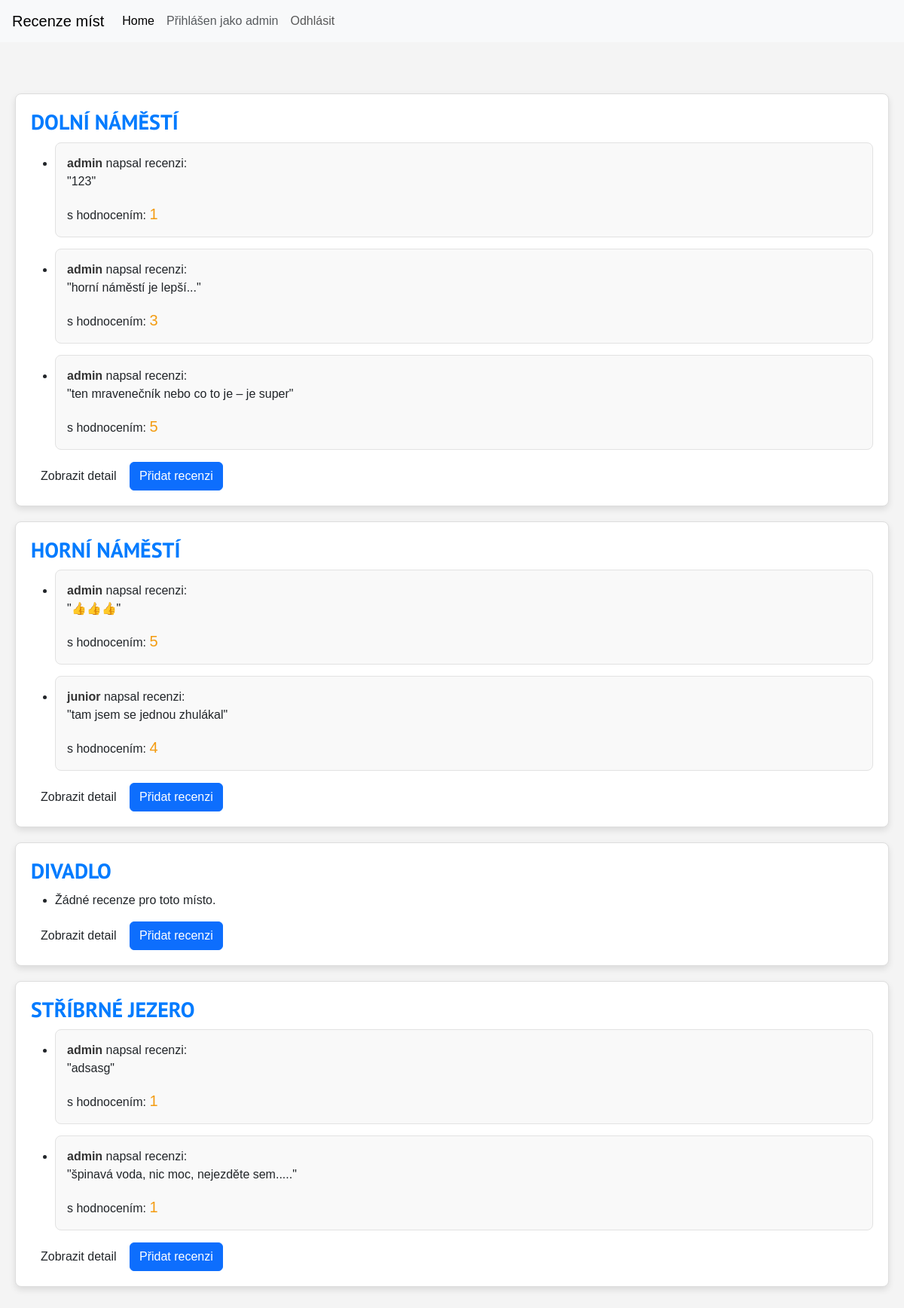
The app's page / (signed in) with its own data.
### hodnoceni/models.py (models this page shows, shortened)
class Place(models.Model):
    id = models.AutoField(primary_key=True)  # Implicitní chování
    name = models.CharField(max_length=255)

class Review(models.Model):
    user = models.ForeignKey(settings.AUTH_USER_MODEL, on_delete=models.CASCADE)
    place = models.ForeignKey(Place, on_delete=models.CASCADE)
    popis = models.TextField()
    rating = models.PositiveSmallIntegerField()
    datum_vytvoreni = models.DateTimeField(auto_now_add=True)  # Přidáno
    datum_upraveni = models.DateTimeField(auto_now=True)      # Přidáno

### hodnoceni/views.py (the view)
# urls.py: path('', views.index, name='index'),
def index(request):
    places = Place.objects.all().prefetch_related('review_set')
    return render(request, "hodnoceni/index.html", {"places": places})

### hodnoceni/templates/hodnoceni/index.html (shortened to what this page needs)
{% extends "hodnoceni/layout.html" %}
{% block body %}
<nav class="navbar navbar-expand-lg navbar-light bg-light px-3">
    <a class="navbar-brand" href="#">Recenze míst</a>
    <div class="collapse navbar-collapse" id="navbarNavAltMarkup">
        <div class="navbar-nav">
            <a class="nav-item nav-link active" href="#">Home</a>
            {% if user.is_authenticated %}
                <span class="nav-item nav-link text-muted" style="cursor: default;">
                    Přihlášen jako {{ user.username }}
                </span>
                <a class="nav-item nav-link" href="/accounts/logout">Odhlásit</a>
            {% else %}
                <a class="nav-item nav-link" href="/accounts/login">Přihlášení</a>
            {% endif %}
        </div>
    </div>
</nav>
<div class="container mt-5">
    {% for place in places %}
        <div class="place-card">
            <h2 class="text-uppercase fw-bold" style="font-family: 'PT Sans', sans-serif;">{{ place.name }}</h2>
            <ul>
                {% for review in place.review_set.all %}
                    <li class="review-card">
                        <strong>{{ review.user.username }}</strong> napsal recenzi:
                        <p>"{{ review.popis }}"</p>
                        s hodnocením:
                        <span class="rating">{{ review.rating }}</span>
                    </li>
                {% empty %}
                    <li>Žádné recenze pro toto místo.</li>
                {% endfor %}
            </ul>
            <div class="actions">
                <a href="{% url 'place_detail' place.id %}" class="btn">Zobrazit detail</a>
                {% if user.is_authenticated %}
                    <a href="{% url 'add_review' place.id %}" class="btn btn-primary">Přidat recenzi</a>
                {% else %}
                    <a href="/accounts/login" class="btn btn-secondary">Přihlaste se pro přidání recenze</a>
                {% endif %}
            </div>
        </div>
    {% empty %}
        <p>Žádná místa k dispozici.</p>
    {% endfor %}
</div>
{% endblock %}

### hodnoceni/static/hodnoceni/styles.css (style rules this page uses)
body { font-family: Arial, sans-serif; background-color: #f4f4f4; margin: 0; padding: 0; }
.container { max-width: 1200px; margin: 0 auto; padding: 20px; }
.place-card { background-color: #fff; border: 1px solid #ddd; border-radius: 8px; padding: 20px; margin-bottom: 20px; box-shadow: 0 4px 8px rgba(0, 0, 0, 0.1); transition: transform 0.3s ease, box-shadow 0.3s ease; }
.place-card h2 { font-size: 1.75rem; color: #007bff; margin-bottom: 10px; }
.review-card { background-color: #f9f9f9; border: 1px solid #e2e2e2; border-radius: 8px; padding: 15px; margin-bottom: 15px; transition: background-color 0.3s ease; }
.rating { color: #f39c12; font-size: 1.25rem; }
.review-card strong { color: #333; font-weight: bold; }
.text-muted { color: #888; }

### records on screen
Place: name "DOLNÍ NÁMĚSTÍ"
Review: user.username "admin", popis "123", rating "1"
Review: user.username "admin", popis "horní náměstí je lepší...", rating "3"
Review: user.username "admin", popis "ten mravenečník nebo co to je – je super", rating "5"
Place: name "HORNÍ NÁMĚSTÍ"
Review: user.username "admin", popis "👍👍👍", rating "5"
Review: user.username "junior", popis "tam jsem se jednou zhulákal", rating "4"
Place: name "DIVADLO"
Place: name "STŘÍBRNÉ JEZERO"
Review: user.username "admin", popis "adsasg", rating "1"
Review: user.username "admin", popis "špinavá voda, nic moc, nejezděte sem.....", rating "1"

### other values on screen
{{ user.username }} "admin"
